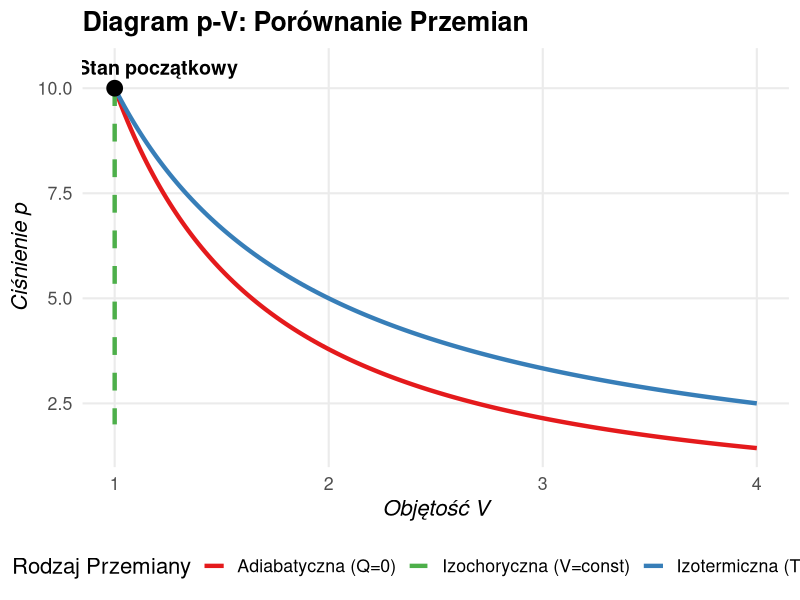
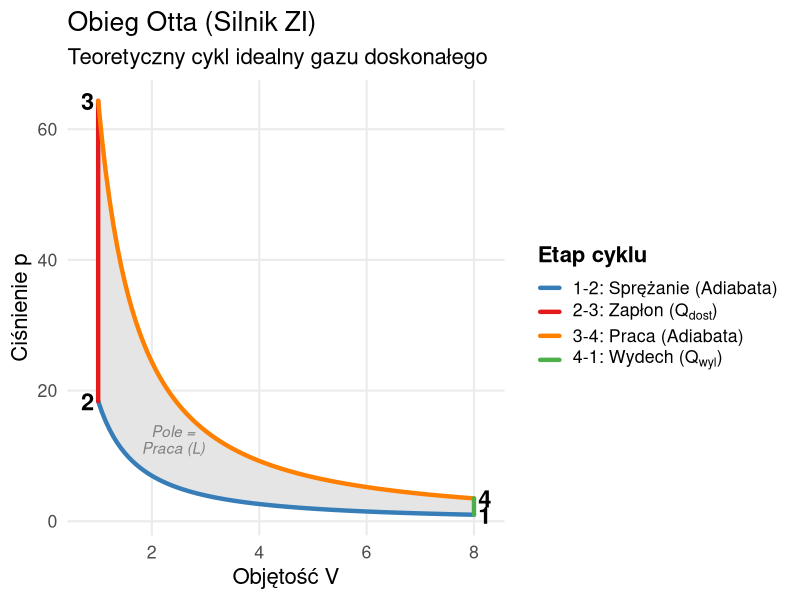
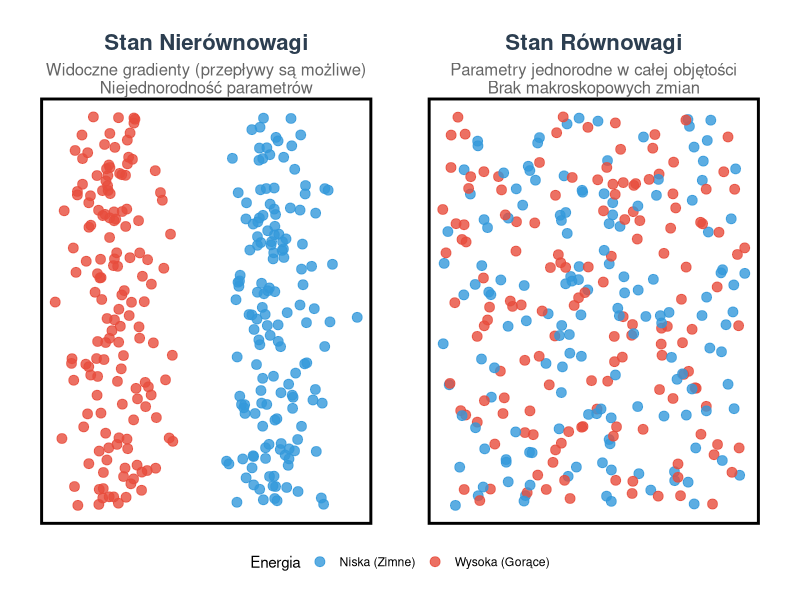
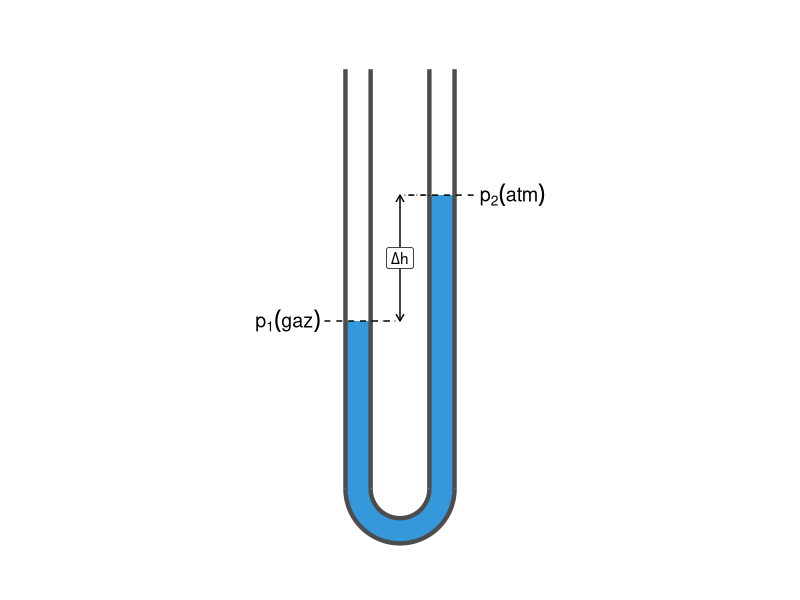
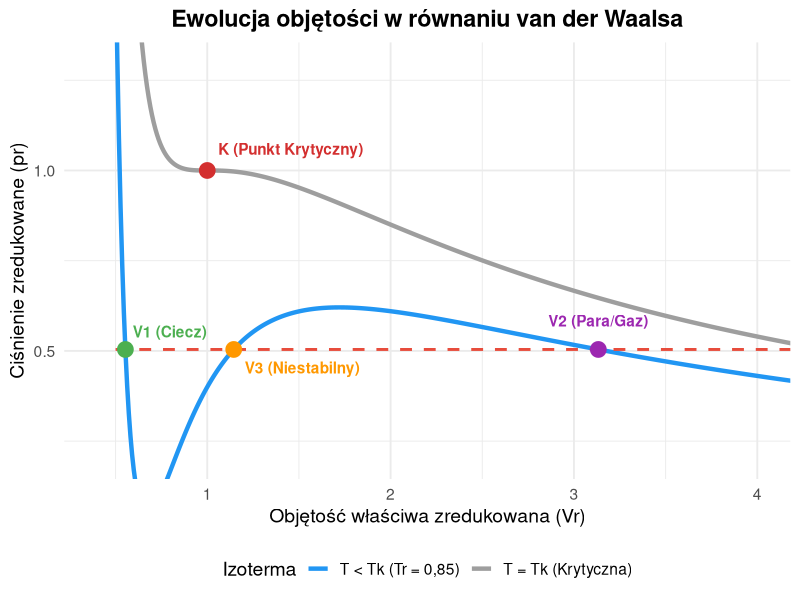

Reproduce these figures in R, in order.
## ---- chunk 1
#| label: setup
#| include: false

library(ggplot2)

# Ustaw motyw domyślny na jasny (standardowy minimal)
theme_set(theme_minimal(base_size = 18))
## ---- chunk 2
#| label: fig-przemiany
#| fig-cap: "Porównanie przemian termodynamicznych (rozprężanie izotermiczne i adiabatyczne, ochładzanie izochoryczne)"
#| echo: false
#| warning: false
#| message: false
#| fig-align: center
#| fig-height: 6

library(ggplot2)
library(dplyr)

# 1. PARAMETRY FIZYCZNE
# =====================
p0 <- 10       # Ciśnienie początkowe [bar]
v0 <- 1        # Objętość początkowa [m3]
gamma <- 1.4   # Wykładnik adiabaty (dla powietrza)
v_end <- 4     # Objętość końcowa

# Generowanie ciągu objętości dla krzywych
v_seq <- seq(v0, v_end, length.out = 200)

# 2. OBLICZENIA (MODEL FIZYCZNY)
# ==============================

# A. Przemiana Izotermiczna (T = const) -> pV = const -> p = p0*v0 / v
p_iso <- (p0 * v0) / v_seq

# B. Przemiana Adiabatyczna (Q = 0) -> pV^gamma = const -> p = p0 * (v0/v)^gamma
p_adia <- p0 * (v0 / v_seq)^gamma

# Składanie danych do wykresu (Tidy Data)
df_curves <- data.frame(
  V = rep(v_seq, 2),
  P = c(p_iso, p_adia),
  Typ = rep(c("Izotermiczna (T=const)", "Adiabatyczna (Q=0)"), each = length(v_seq))
)

# C. Przemiana Izochoryczna (V = const)
# To jest linia pionowa, więc definiujemy ją oddzielnie jako odcinek
df_isocho <- data.frame(
  V = c(v0, v0),
  P = c(p0, 2), # Spadek ciśnienia przy stałej objętości (chłodzenie)
  Typ = "Izochoryczna (V=const)"
)

# 3. GENEROWANIE WYKRESU
# ======================
ggplot() +
  # Krzywe (Izotermiczna i Adiabatyczna)
  geom_line(data = df_curves, aes(x = V, y = P, color = Typ), size = 1.5) +
  
  # Linia pionowa (Izochoryczna) - używamy linetype dashed dla odróżnienia
  geom_path(data = df_isocho, aes(x = V, y = P, color = Typ), 
            size = 1.5, linetype = "dashed") +
  
  # Punkt początkowy (wspólny)
  geom_point(aes(x = v0, y = p0), size = 5, color = "black") +
  annotate("text", x = v0 + 0.2, y = p0 + 0.5, label = "Stan początkowy", 
           fontface = "bold", size = 5) +
  
  # Estetyka i Kolory
  scale_color_manual(values = c(
    "Adiabatyczna (Q=0)" = "#e41a1c",     # Czerwony
    "Izotermiczna (T=const)" = "#377eb8", # Niebieski
    "Izochoryczna (V=const)" = "#4daf4a"  # Zielony
  )) +
  
  # Opisy osi i tytuły
  labs(
    title = "Diagram p-V: Porównanie Przemian",
    x = "Objętość V",
    y = "Ciśnienie p",
    color = "Rodzaj Przemiany"
  ) +
  
  # Styl akademicki
  theme_minimal(base_size = 16) +
  theme(
    legend.position = "bottom",
    panel.grid.minor = element_blank(),
    plot.title = element_text(face = "bold"),
    axis.title = element_text(face = "italic")
  )
## ---- chunk 3
#| label: fig-otto-cycle
#| fig-cap: "Teoretyczny Obieg Otta (p-V) dla silnika spalinowego"
#| echo: false
#| warning: false
#| message: false
#| fig-align: center
#| fig-height: 6

library(ggplot2)
library(dplyr)

# 1. PHYSICAL PARAMETERS
# ======================
gamma <- 1.4       # Heat capacity ratio (air)
r_comp <- 8        # Compression ratio (V_max / V_min)
p1 <- 1            # Initial pressure [bar]
v1 <- 8            # Initial volume (V_max) [arb. units]
v2 <- v1 / r_comp  # Compressed volume (V_min)
heat_add <- 3.5    # Pressure multiplier for combustion (represents Q_in)

# 2. STATE CALCULATION (Corner Points 1-2-3-4)
# ============================================

# State 1: Intake end (Start of compression)
# Known: p1, v1

# State 2: Compression end (Adiabatic)
# p1 * v1^gamma = p2 * v2^gamma
p2 <- p1 * (v1 / v2)^gamma

# State 3: Combustion end (Isochoric Heat Addition)
# v3 = v2, p3 rises due to explosion
v3 <- v2
p3 <- p2 * heat_add

# State 4: Expansion end (Adiabatic Power Stroke)
# p3 * v3^gamma = p4 * v4^gamma, where v4 = v1
v4 <- v1
p4 <- p3 * (v3 / v4)^gamma

# 3. CURVE GENERATION
# ===================

# A. Adiabatic Compression (1 -> 2)
v_12 <- seq(v1, v2, length.out = 100)
p_12 <- p1 * (v1 / v_12)^gamma
df_12 <- data.frame(V = v_12, P = p_12, Phase = "1-2: Sprężanie (Adiabata)")

# B. Isochoric Combustion (2 -> 3)
# Vertical line
df_23 <- data.frame(V = c(v2, v3), P = c(p2, p3), Phase = "2-3: Zapłon (Q_dost)")

# C. Adiabatic Expansion (3 -> 4) - WORK STROKE
v_34 <- seq(v3, v4, length.out = 100)
p_34 <- p3 * (v3 / v_34)^gamma
df_34 <- data.frame(V = v_34, P = p_34, Phase = "3-4: Praca (Adiabata)")

# D. Isochoric Exhaust (4 -> 1)
# Vertical line
df_41 <- data.frame(V = c(v4, v1), P = c(p4, p1), Phase = "4-1: Wydech (Q_wyl)")

# Combine all for lines
df_cycle <- rbind(df_12, df_23, df_34, df_41)

# Create polygon data for shading the Work Area (W)
# We need to order points to form a closed loop: 1->2->3->4->1
df_poly <- rbind(df_12, df_23, df_34, df_41)

# 4. PLOTTING
# ===========
ggplot() +
  # A. Shaded Area (Work)
  geom_polygon(data = df_poly, aes(x = V, y = P), 
               fill = "grey90", color = NA) +
  
  # B. Cycle Lines
  geom_path(data = df_cycle, aes(x = V, y = P, color = Phase), 
            size = 1.5, lineend = "round") +
  
  # C. Corner Points Labels (1, 2, 3, 4)
  annotate("text", x = v1 + 0.2, y = p1, label = "1", size = 6, fontface = "bold") +
  annotate("text", x = v2 - 0.2, y = p2, label = "2", size = 6, fontface = "bold") +
  annotate("text", x = v3 - 0.2, y = p3, label = "3", size = 6, fontface = "bold") +
  annotate("text", x = v4 + 0.2, y = p4, label = "4", size = 6, fontface = "bold") +
  
  # D. Annotations for Heat/Work (Arrows)
  annotate("text", x = 2.4, y = 12.5, lineheight = 0.9,
           label = "Pole =\nPraca (L)", color = "grey50", fontface = "italic") +

  # E. Colors and Scales
  scale_color_manual(values = c(
    "1-2: Sprężanie (Adiabata)" = "#377eb8", # Blue
    "2-3: Zapłon (Q_dost)" = "#e41a1c",      # Red (Heat In)
    "3-4: Praca (Adiabata)" = "#ff7f00",     # Orange
    "4-1: Wydech (Q_wyl)" = "#4daf4a"        # Green (Heat Out)
  ),
  # Etykiety legendy z indeksami (plotmath) zamiast widocznego podkreślnika
  breaks = c("1-2: Sprężanie (Adiabata)", "2-3: Zapłon (Q_dost)",
             "3-4: Praca (Adiabata)", "4-1: Wydech (Q_wyl)"),
  labels = c("1-2: Sprężanie (Adiabata)",
             expression("2-3: Zapłon (" * Q[dost] * ")"),
             "3-4: Praca (Adiabata)",
             expression("4-1: Wydech (" * Q[wyl] * ")"))
  ) +
  
  # F. Theme details
  labs(
    title = "Obieg Otta (Silnik ZI)",
    subtitle = "Teoretyczny cykl idealny gazu doskonałego",
    x = "Objętość V",
    y = "Ciśnienie p",
    color = "Etap cyklu"
  ) +
  theme_minimal(base_size = 16) +
  theme(
    legend.position = "right",
    legend.title = element_text(face="bold"),
    panel.grid.minor = element_blank()
  )
## ---- chunk 4
#| label: equilibrium
#| echo: false
#| warning: false
#| fig-width: 12
#| fig-height: 3.4

library(ggplot2)
library(dplyr)
library(patchwork) # Do łączenia wykresów (install.packages("patchwork"))

# Ustawienie ziarna dla powtarzalności
set.seed(123)
n_points <- 300

# 1. GENEROWANIE DANYCH: NIERÓWNOWAGA
# Cząstki "Ciepłe" po lewej, "Zimne" po prawej (Gradient Temperatury)
# Cząstki gęściej po lewej (Gradient Ciśnienia)
df_noneq <- data.frame(
  x = c(rnorm(n_points/2, mean=2, sd=1), rnorm(n_points/2, mean=8, sd=1)),
  y = runif(n_points, 0, 10),
  Energia = c(rep("Wysoka (Gorące)", n_points/2), rep("Niska (Zimne)", n_points/2))
)

# 2. GENEROWANIE DANYCH: RÓWNOWAGA
# Cząstki rozłożone jednorodnie (Brak gradientu ciśnienia)
# Energie wymieszane (Brak gradientu temperatury)
df_eq <- data.frame(
  x = runif(n_points, 0, 10),
  y = runif(n_points, 0, 10),
  Energia = sample(c("Wysoka (Gorące)", "Niska (Zimne)"), n_points, replace = TRUE)
)

# Styl wykresu (wspólny)
common_theme <- theme_void() + 
  theme(
    plot.title = element_text(face="bold", size=16, hjust=0.5, color="#2c3e50"),
    plot.subtitle = element_text(size=12, hjust=0.5, color="grey40"),
    legend.position = "bottom",
    panel.border = element_rect(color="black", fill=NA, size=2),
    plot.margin = margin(10, 20, 10, 20)
  )

# Wykres A: Nierównowaga
p1 <- ggplot(df_noneq, aes(x, y, color=Energia)) +
  geom_point(size=3, alpha=0.8) +
  scale_color_manual(values=c("#3498db", "#e74c3c")) +
  labs(title = "Stan Nierównowagi", 
       subtitle = "Widoczne gradienty (przepływy są możliwe)\nNiejednorodność parametrów") +
  common_theme

# Wykres B: Równowaga
p2 <- ggplot(df_eq, aes(x, y, color=Energia)) +
  geom_point(size=3, alpha=0.8) +
  scale_color_manual(values=c("#3498db", "#e74c3c")) +
  labs(title = "Stan Równowagi", 
       subtitle = "Parametry jednorodne w całej objętości\nBrak makroskopowych zmian") +
  common_theme

# Łączenie wykresów (wymaga biblioteki patchwork)
p1 + p2 + plot_layout(guides = "collect") & theme(legend.position = "bottom")
## ---- chunk 5
#| label: manometer
#| echo: false
#| fig-width: 6
#| fig-height: 5

library(ggplot2)
library(ggforce)

# Geometria U-rurki
r_tube <- 1.0     # Promień osi rurki
w_tube <- 0.6     # Szerokość rurki (średnica)
h_left <- 4       # Wysokość cieczy lewa
h_right <- 7      # Wysokość cieczy prawa
h_max <- 10       # Wysokość rurki

# Promienie ścianek (zewnętrzna i wewnętrzna)
r_outer <- r_tube + w_tube/2
r_inner <- r_tube - w_tube/2

# 1. CIECZ (Niebieska)
# --------------------
# Syfon (łuk na dole)
# Słupy cieczy prostokątne

# 2. ŚCIANKI (Szare/Czarne kontury)
# ---------------------------------

ggplot() +
  # --- CIECZ (LIQUID) ---
  # Łuk dolny (U-kształt: od 3 do 9 przez 6 -> start=pi/2, end=1.5*pi)
  geom_arc_bar(aes(x0=0, y0=0, r0=r_inner, r=r_outer, start=pi/2, end=1.5*pi), 
               fill="#3498db", color=NA) +
  
  # Lewa noga cieczy
  geom_rect(aes(xmin=-r_outer, xmax=-r_inner, ymin=0, ymax=h_left), fill="#3498db") +
  
  # Prawa noga cieczy
  geom_rect(aes(xmin=r_inner, xmax=r_outer, ymin=0, ymax=h_right), fill="#3498db") +
  
  # --- ŚCIANKI RURKI (WALLS) ---
  # Zewnętrzny łuk (dół)
  geom_arc(aes(x0=0, y0=0, r=r_outer, start=pi/2, end=1.5*pi), size=1.5, color="grey30") +
  # Wewnętrzny łuk (dół)
  geom_arc(aes(x0=0, y0=0, r=r_inner, start=pi/2, end=1.5*pi), size=1.5, color="grey30") +
  
  # Lewe ściany pionowe
  geom_segment(aes(x=-r_outer, xend=-r_outer, y=0, yend=h_max), size=1.5, color="grey30") +
  geom_segment(aes(x=-r_inner, xend=-r_inner, y=0, yend=h_max), size=1.5, color="grey30") +
  
  # Prawe ściany pionowe
  geom_segment(aes(x=r_outer, xend=r_outer, y=0, yend=h_max), size=1.5, color="grey30") +
  geom_segment(aes(x=r_inner, xend=r_inner, y=0, yend=h_max), size=1.5, color="grey30") +
  
  # --- OZNACZENIA ---
  # Poziom cieczy lewy
  geom_segment(aes(x=-r_outer-0.5, xend=-r_inner+0.5, y=h_left, yend=h_left), linetype="dashed") +
  annotate("text", x=-1.9, y=h_left, label="p[1] (gaz)", parse=TRUE, fontface="bold", size=5, hjust=1) +
  
  # Poziom cieczy prawy
  geom_segment(aes(x=r_inner-0.5, xend=r_outer+0.5, y=h_right, yend=h_right), linetype="dashed") +
  annotate("text", x=1.9, y=h_right, label="p[2] (atm)", parse=TRUE, fontface="bold", size=5, hjust=0) +
  
  # Delta h wymiarowanie
  geom_segment(aes(x=0, xend=0, y=h_left, yend=h_right), arrow=arrow(length=unit(0.2,"cm"), ends="both")) +
  annotate("label", x=0, y=(h_left+h_right)/2, label="Delta*h", parse=TRUE, fill="white") +
  
  # Linie pomocnicze do h
  geom_segment(aes(x=-r_inner, xend=0, y=h_left, yend=h_left), linetype="dotted", alpha=0.5) +
  geom_segment(aes(x=r_inner, xend=0, y=h_right, yend=h_right), linetype="dotted", alpha=0.5) +
  
  theme_void() +
  coord_fixed() + 
  xlim(-3.5, 3.5) + ylim(-2, 11)
## ---- chunk 6
#| echo: false
#| warning: false
#| message: false
#| fig-align: center
#| fig-height: 7

library(ggplot2)

Tr <- 0.85
Vr <- seq(0.5, 5, length.out = 500)

# Izoterma T < Tk
pr <- (8 * Tr) / (3 * Vr - 1) - (3 / Vr^2)
df_vdw <- data.frame(Vr = Vr, pr = pr, Typ = "T < Tk (Tr = 0,85)")

# Izoterma krytyczna T = Tk
Tr_crit <- 1.0
pr_crit <- (8 * Tr_crit) / (3 * Vr - 1) - (3 / Vr^2)
df_vdw_crit <- data.frame(Vr = Vr, pr = pr_crit, Typ = "T = Tk (Krytyczna)")

df_all <- rbind(df_vdw, df_vdw_crit)

p_const <- 0.504
df_line <- data.frame(Vr = c(0.5, 5), pr = c(p_const, p_const))

f_root <- function(v) { (8 * Tr) / (3 * v - 1) - (3 / v^2) - p_const }
v1 <- uniroot(f_root, c(0.51, 0.8))$root
v3 <- uniroot(f_root, c(0.8, 1.8))$root
v2 <- uniroot(f_root, c(1.8, 4.5))$root

# Punkty izotermy T < Tk
v_points <- c(v1, v3, v2)
labels <- c('V1 (Ciecz)', 'V3 (Niestabilny)', 'V2 (Para/Gaz)')
colors <- c('#4caf50', '#ff9800', '#9c27b0')

df_points <- data.frame(Vr = v_points, pr = rep(p_const, 3), 
                        label = labels, color = colors)

# Punkt krytyczny
df_crit_point <- data.frame(Vr = 1.0, pr = 1.0, label = "K (Punkt Krytyczny)", color = "#d32f2f")

df_points <- rbind(df_points, df_crit_point)

# Położenie etykiet (V1, V3, V2, K) - przesunięte tak, aby nie nachodziły na krzywe
df_points$lx <- df_points$Vr + c(0.04, 0.06, 0, 0.06)
df_points$ly <- df_points$pr + c(0.05, -0.05, 0.08, 0.06)
df_points$hj <- c(0, 0, 0.5, 0)

ggplot() +
  # Krzywe
  geom_line(data = df_all, aes(x = Vr, y = pr, color = Typ), linewidth = 1.5) +
  # Izobara (Maxwell)
  geom_line(data = df_line, aes(x = Vr, y = pr), color = '#e74c3c', linewidth = 1, linetype = "dashed") +
  # Punkty węzłowe
  geom_point(data = df_points, aes(x = Vr, y = pr), color = df_points$color, size = 5) +
  geom_text(data = df_points, aes(x = lx, y = ly, label = label, hjust = hj), fontface = "bold", color = df_points$color) +
  
  # Estetyka ramy
  scale_color_manual(values = c("T < Tk (Tr = 0,85)" = "#2196f3", "T = Tk (Krytyczna)" = "#9e9e9e")) +
  coord_cartesian(xlim = c(0.4, 4), ylim = c(0.2, 1.3)) +
  labs(
    title = "Ewolucja objętości w równaniu van der Waalsa",
    x = "Objętość właściwa zredukowana (Vr)",
    y = "Ciśnienie zredukowane (pr)",
    color = "Izoterma"
  ) +
  theme_minimal(base_size = 14) +
  theme(
    plot.title = element_text(face = "bold", hjust = 0.5),
    legend.position = "bottom"
  )
